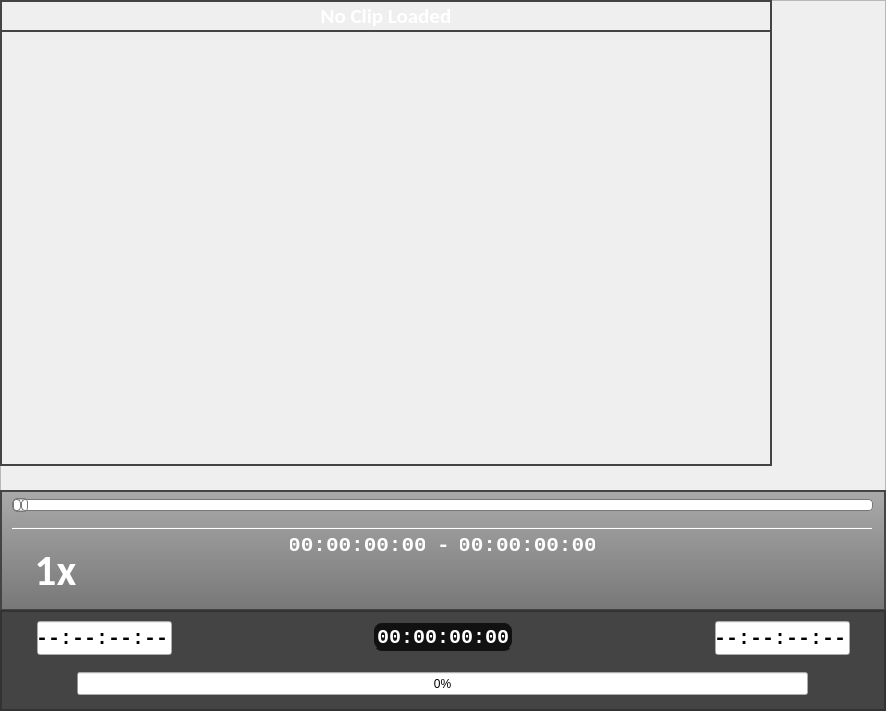
<?xml version="1.0" encoding="UTF-8"?>
<ui version="4.0">
 <class>TrimmerGUI</class>
 <widget class="QFrame" name="TrimmerGUI">
  <property name="geometry">
   <rect>
    <x>0</x>
    <y>0</y>
    <width>886</width>
    <height>711</height>
   </rect>
  </property>
  <property name="windowTitle">
   <string>TrimmerGUI</string>
  </property>
  <property name="styleSheet">
   <string notr="true">QLabel
{
	color: white;
	border-top: 2px solid #444;
	border-left: 2px solid #444;
	border-right: 2px solid #444;
}

QFrame#videoFrame
{
	border-width: 2px;
	border-radius: 0px;
	background: none;
	border-style: solid;
}</string>
  </property>
  <property name="frameShape">
   <enum>QFrame::StyledPanel</enum>
  </property>
  <property name="frameShadow">
   <enum>QFrame::Raised</enum>
  </property>
  <widget class="QFrame" name="videoFrame">
   <property name="geometry">
    <rect>
     <x>0</x>
     <y>30</y>
     <width>772</width>
     <height>436</height>
    </rect>
   </property>
   <property name="styleSheet">
    <string notr="true">QFrame
{
	border: 2px solid #444;
}</string>
   </property>
   <property name="frameShape">
    <enum>QFrame::StyledPanel</enum>
   </property>
   <property name="frameShadow">
    <enum>QFrame::Raised</enum>
   </property>
   <widget class="PreviewerRGB" name="preview" native="true">
    <property name="geometry">
     <rect>
      <x>2</x>
      <y>2</y>
      <width>768</width>
      <height>432</height>
     </rect>
    </property>
   </widget>
  </widget>
  <widget class="QLabel" name="labelClipName">
   <property name="geometry">
    <rect>
     <x>0</x>
     <y>0</y>
     <width>772</width>
     <height>30</height>
    </rect>
   </property>
   <property name="font">
    <font>
     <family>Calibri</family>
     <pointsize>16</pointsize>
     <weight>75</weight>
     <bold>true</bold>
    </font>
   </property>
   <property name="text">
    <string>No Clip Loaded</string>
   </property>
   <property name="alignment">
    <set>Qt::AlignCenter</set>
   </property>
  </widget>
  <widget class="QFrame" name="framePlayControls">
   <property name="geometry">
    <rect>
     <x>0</x>
     <y>490</y>
     <width>886</width>
     <height>121</height>
    </rect>
   </property>
   <property name="styleSheet">
    <string notr="true">QFrame#framePlayControls
{
	background: qlineargradient(x1: 0, y1: 0, x2: 0, y2: 1, stop: 0 #AAA, stop: 1 #777);
	border: 2px solid #444;
}

QLabel
{
	color: white;
	border: none;
	background:none;
}</string>
   </property>
   <property name="frameShape">
    <enum>QFrame::StyledPanel</enum>
   </property>
   <property name="frameShadow">
    <enum>QFrame::Raised</enum>
   </property>
   <widget class="QSlider" name="sliderSeek">
    <property name="geometry">
     <rect>
      <x>12</x>
      <y>0</y>
      <width>861</width>
      <height>30</height>
     </rect>
    </property>
    <property name="styleSheet">
     <string notr="true">QSlider::groove:horizontal {
border: 1px solid #bbb;
background: white;
height: 10px;
border-radius: 4px;
}

QSlider::sub-page:horizontal {
background: qlineargradient(x1: 0, y1: 0,    x2: 0, y2: 1,
    stop: 0 #66e, stop: 1 #bbf);
background: qlineargradient(x1: 0, y1: 0.2, x2: 1, y2: 1,
    stop: 0 #bbf, stop: 1 #55f);
border: 1px solid #777;
height: 10px;
border-radius: 4px;
}

QSlider::add-page:horizontal {
background: #fff;
border: 1px solid #777;
height: 10px;
border-radius: 4px;
}

QSlider::handle:horizontal {
background: qlineargradient(x1:0, y1:0, x2:1, y2:1,
    stop:0 #eee, stop:1 #ccc);
border: 1px solid #777;
width: 13px;
margin-top: -2px;
margin-bottom: -2px;
border-radius: 4px;
}

QSlider::handle:horizontal:hover {
background: qlineargradient(x1:0, y1:0, x2:1, y2:1,
    stop:0 #fff, stop:1 #ddd);
border: 1px solid #444;
border-radius: 4px;
}

QSlider::sub-page:horizontal:disabled {
background: #bbb;
border-color: #999;
}

QSlider::add-page:horizontal:disabled {
background: #eee;
border-color: #999;
}

QSlider::handle:horizontal:disabled {
background: #eee;
border: 1px solid #aaa;
border-radius: 4px;
}</string>
    </property>
    <property name="maximum">
     <number>100</number>
    </property>
    <property name="orientation">
     <enum>Qt::Horizontal</enum>
    </property>
   </widget>
   <widget class="QPushButton" name="pushButtonNextFrame">
    <property name="geometry">
     <rect>
      <x>473</x>
      <y>70</y>
      <width>41</width>
      <height>41</height>
     </rect>
    </property>
    <property name="font">
     <font>
      <pointsize>25</pointsize>
     </font>
    </property>
    <property name="styleSheet">
     <string notr="true">QPushButton
{
	border: none;
	background: url(:/images/buttons/nextframe.png);
}

QPushButton:pressed
{
	background: url(:/images/buttons/nextframe_pressed.png);
}</string>
    </property>
    <property name="text">
     <string/>
    </property>
   </widget>
   <widget class="QPushButton" name="pushButtonPreviousFrame">
    <property name="geometry">
     <rect>
      <x>373</x>
      <y>70</y>
      <width>41</width>
      <height>41</height>
     </rect>
    </property>
    <property name="font">
     <font>
      <pointsize>25</pointsize>
     </font>
    </property>
    <property name="styleSheet">
     <string notr="true">QPushButton
{
	border: none;
	background: url(:/images/buttons/previousframe.png);
}

QPushButton:pressed
{
	background: url(:/images/buttons/previousframe_pressed.png);
}</string>
    </property>
    <property name="text">
     <string/>
    </property>
   </widget>
   <widget class="QPushButton" name="pushButtonForward">
    <property name="geometry">
     <rect>
      <x>523</x>
      <y>70</y>
      <width>41</width>
      <height>41</height>
     </rect>
    </property>
    <property name="font">
     <font>
      <pointsize>25</pointsize>
     </font>
    </property>
    <property name="styleSheet">
     <string notr="true">QPushButton
{
	border: none;
	background: url(:/images/buttons/forward.png);
}

QPushButton:pressed
{
	background: url(:/images/buttons/forward_pressed.png);
}</string>
    </property>
    <property name="text">
     <string/>
    </property>
   </widget>
   <widget class="QPushButton" name="pushButtonReverse">
    <property name="geometry">
     <rect>
      <x>323</x>
      <y>70</y>
      <width>41</width>
      <height>41</height>
     </rect>
    </property>
    <property name="font">
     <font>
      <pointsize>25</pointsize>
     </font>
    </property>
    <property name="styleSheet">
     <string notr="true">QPushButton
{
	border: none;
	background: url(:/images/buttons/reverse.png);
}

QPushButton:pressed
{
	background: url(:/images/buttons/reverse_pressed.png);
}</string>
    </property>
    <property name="text">
     <string/>
    </property>
   </widget>
   <widget class="QPushButton" name="pushButtonPlayPause">
    <property name="geometry">
     <rect>
      <x>423</x>
      <y>70</y>
      <width>41</width>
      <height>41</height>
     </rect>
    </property>
    <property name="font">
     <font>
      <pointsize>25</pointsize>
     </font>
    </property>
    <property name="styleSheet">
     <string notr="true">QPushButton
{
	border: none;
	background: url(:/images/buttons/play.png);
}

QPushButton:pressed
{
	background: url(:/images/buttons/play_pressed.png);
}</string>
    </property>
    <property name="text">
     <string/>
    </property>
   </widget>
   <widget class="QLabel" name="labelSpeed">
    <property name="geometry">
     <rect>
      <x>10</x>
      <y>60</y>
      <width>91</width>
      <height>41</height>
     </rect>
    </property>
    <property name="font">
     <font>
      <family>Calibri</family>
      <pointsize>32</pointsize>
      <weight>75</weight>
      <bold>true</bold>
     </font>
    </property>
    <property name="text">
     <string>1x</string>
    </property>
    <property name="alignment">
     <set>Qt::AlignCenter</set>
    </property>
   </widget>
   <widget class="Line" name="line">
    <property name="geometry">
     <rect>
      <x>12</x>
      <y>30</y>
      <width>861</width>
      <height>16</height>
     </rect>
    </property>
    <property name="orientation">
     <enum>Qt::Horizontal</enum>
    </property>
   </widget>
   <widget class="QPushButton" name="pushButtonOpenFile">
    <property name="geometry">
     <rect>
      <x>825</x>
      <y>75</y>
      <width>52</width>
      <height>36</height>
     </rect>
    </property>
    <property name="font">
     <font>
      <pointsize>25</pointsize>
     </font>
    </property>
    <property name="styleSheet">
     <string notr="true">QPushButton
{
	border: none;
	background: url(:/images/buttons/open_file.png);
}

QPushButton:pressed
{
	background: url(:/images/buttons/open_file_pressed.png);
}</string>
    </property>
    <property name="text">
     <string/>
    </property>
   </widget>
   <widget class="QLabel" name="labelClipDuration">
    <property name="geometry">
     <rect>
      <x>460</x>
      <y>40</y>
      <width>135</width>
      <height>30</height>
     </rect>
    </property>
    <property name="font">
     <font>
      <family>Consolas</family>
      <pointsize>16</pointsize>
      <weight>75</weight>
      <bold>true</bold>
     </font>
    </property>
    <property name="text">
     <string>00:00:00:00</string>
    </property>
    <property name="alignment">
     <set>Qt::AlignCenter</set>
    </property>
   </widget>
   <widget class="QLabel" name="labelClipTimecode">
    <property name="geometry">
     <rect>
      <x>290</x>
      <y>40</y>
      <width>135</width>
      <height>30</height>
     </rect>
    </property>
    <property name="font">
     <font>
      <family>Consolas</family>
      <pointsize>16</pointsize>
      <weight>75</weight>
      <bold>true</bold>
     </font>
    </property>
    <property name="text">
     <string>00:00:00:00</string>
    </property>
    <property name="alignment">
     <set>Qt::AlignCenter</set>
    </property>
   </widget>
   <widget class="QLabel" name="labelDash">
    <property name="geometry">
     <rect>
      <x>376</x>
      <y>40</y>
      <width>135</width>
      <height>30</height>
     </rect>
    </property>
    <property name="font">
     <font>
      <family>Consolas</family>
      <pointsize>16</pointsize>
      <weight>75</weight>
      <bold>true</bold>
     </font>
    </property>
    <property name="text">
     <string>-</string>
    </property>
    <property name="alignment">
     <set>Qt::AlignCenter</set>
    </property>
   </widget>
   <widget class="QPushButton" name="pushButtonAspectRatio">
    <property name="geometry">
     <rect>
      <x>760</x>
      <y>75</y>
      <width>52</width>
      <height>36</height>
     </rect>
    </property>
    <property name="font">
     <font>
      <pointsize>25</pointsize>
     </font>
    </property>
    <property name="styleSheet">
     <string notr="true">QPushButton
{
	border: none;
	background: url(:/images/buttons/4x3.png);
}

QPushButton:pressed
{
	background: url(:/images/buttons/4x3_pressed.png);
}</string>
    </property>
    <property name="text">
     <string/>
    </property>
   </widget>
  </widget>
  <widget class="QFrame" name="frameTrimControls">
   <property name="geometry">
    <rect>
     <x>0</x>
     <y>610</y>
     <width>886</width>
     <height>101</height>
    </rect>
   </property>
   <property name="styleSheet">
    <string notr="true">QFrame#frameTrimControls
{
	background: #444;
	border: 2px solid #333;
}

QLabel
{
	border-radius: 10px;
	background: #111;
}</string>
   </property>
   <property name="frameShape">
    <enum>QFrame::StyledPanel</enum>
   </property>
   <property name="frameShadow">
    <enum>QFrame::Raised</enum>
   </property>
   <widget class="QPushButton" name="pushButtonGoToOut">
    <property name="geometry">
     <rect>
      <x>825</x>
      <y>55</y>
      <width>52</width>
      <height>36</height>
     </rect>
    </property>
    <property name="font">
     <font>
      <pointsize>25</pointsize>
     </font>
    </property>
    <property name="styleSheet">
     <string notr="true">QPushButton
{
	border: none;
	background: url(:/images/buttons/gotoout.png);
}

QPushButton:pressed
{
	background: url(:/images/buttons/gotoout_pressed.png);
}</string>
    </property>
    <property name="text">
     <string/>
    </property>
   </widget>
   <widget class="QPushButton" name="pushButtonMarkOut">
    <property name="geometry">
     <rect>
      <x>850</x>
      <y>10</y>
      <width>27</width>
      <height>36</height>
     </rect>
    </property>
    <property name="font">
     <font>
      <pointsize>25</pointsize>
     </font>
    </property>
    <property name="styleSheet">
     <string notr="true">QPushButton
{
	border: none;
	background: url(:/images/buttons/markout.png);
}

QPushButton:pressed
{
	background: url(:/images/buttons/markout_pressed.png);
}</string>
    </property>
    <property name="text">
     <string/>
    </property>
   </widget>
   <widget class="QPushButton" name="pushButtonMarkIn">
    <property name="geometry">
     <rect>
      <x>10</x>
      <y>10</y>
      <width>27</width>
      <height>36</height>
     </rect>
    </property>
    <property name="font">
     <font>
      <pointsize>25</pointsize>
     </font>
    </property>
    <property name="styleSheet">
     <string notr="true">QPushButton
{
	border: none;
	background: url(:/images/buttons/markin.png);
}

QPushButton:pressed
{
	background: url(:/images/buttons/markin_pressed.png);
}</string>
    </property>
    <property name="text">
     <string/>
    </property>
   </widget>
   <widget class="QPushButton" name="pushButtonGoToIn">
    <property name="geometry">
     <rect>
      <x>10</x>
      <y>55</y>
      <width>52</width>
      <height>36</height>
     </rect>
    </property>
    <property name="font">
     <font>
      <pointsize>25</pointsize>
     </font>
    </property>
    <property name="toolTip">
     <string>Goto In</string>
    </property>
    <property name="styleSheet">
     <string notr="true">QPushButton
{
	border: none;
	background: url(:/images/buttons/gotoin.png);
}

QPushButton:pressed
{
	background: url(:/images/buttons/gotoin_pressed.png);
}</string>
    </property>
    <property name="text">
     <string/>
    </property>
   </widget>
   <widget class="QLabel" name="labelTrimDuration">
    <property name="geometry">
     <rect>
      <x>372</x>
      <y>11</y>
      <width>142</width>
      <height>30</height>
     </rect>
    </property>
    <property name="font">
     <font>
      <family>Consolas</family>
      <pointsize>15</pointsize>
      <weight>75</weight>
      <bold>true</bold>
     </font>
    </property>
    <property name="text">
     <string>00:00:00:00</string>
    </property>
    <property name="alignment">
     <set>Qt::AlignCenter</set>
    </property>
   </widget>
   <widget class="QLineEdit" name="lineEditClipOut">
    <property name="geometry">
     <rect>
      <x>715</x>
      <y>11</y>
      <width>135</width>
      <height>34</height>
     </rect>
    </property>
    <property name="font">
     <font>
      <family>Consolas</family>
      <pointsize>15</pointsize>
      <weight>75</weight>
      <bold>true</bold>
     </font>
    </property>
    <property name="text">
     <string>--:--:--:--</string>
    </property>
    <property name="alignment">
     <set>Qt::AlignCenter</set>
    </property>
    <property name="readOnly">
     <bool>true</bool>
    </property>
   </widget>
   <widget class="QLineEdit" name="lineEditClipIn">
    <property name="geometry">
     <rect>
      <x>37</x>
      <y>11</y>
      <width>135</width>
      <height>34</height>
     </rect>
    </property>
    <property name="font">
     <font>
      <family>Consolas</family>
      <pointsize>15</pointsize>
      <weight>75</weight>
      <bold>true</bold>
     </font>
    </property>
    <property name="text">
     <string>--:--:--:--</string>
    </property>
    <property name="alignment">
     <set>Qt::AlignCenter</set>
    </property>
    <property name="readOnly">
     <bool>true</bool>
    </property>
   </widget>
   <widget class="QPushButton" name="pushButtonMarkClip">
    <property name="geometry">
     <rect>
      <x>255</x>
      <y>10</y>
      <width>52</width>
      <height>36</height>
     </rect>
    </property>
    <property name="font">
     <font>
      <pointsize>25</pointsize>
     </font>
    </property>
    <property name="styleSheet">
     <string notr="true">QPushButton
{
	border: none;
	background: url(:/images/buttons/markclip.png);
}

QPushButton:pressed
{
	background: url(:/images/buttons/markclip_pressed.png);
}</string>
    </property>
    <property name="text">
     <string/>
    </property>
   </widget>
   <widget class="QPushButton" name="pushButtonClearMarks">
    <property name="geometry">
     <rect>
      <x>315</x>
      <y>10</y>
      <width>52</width>
      <height>36</height>
     </rect>
    </property>
    <property name="font">
     <font>
      <pointsize>25</pointsize>
     </font>
    </property>
    <property name="styleSheet">
     <string notr="true">QPushButton
{
	border: none;
	background: url(:/images/buttons/clearmarks.png);
}

QPushButton:pressed
{
	background: url(:/images/buttons/clearmarks_pressed.png);
}</string>
    </property>
    <property name="text">
     <string/>
    </property>
   </widget>
   <widget class="QPushButton" name="pushButtonExtract">
    <property name="geometry">
     <rect>
      <x>520</x>
      <y>10</y>
      <width>52</width>
      <height>36</height>
     </rect>
    </property>
    <property name="font">
     <font>
      <pointsize>25</pointsize>
     </font>
    </property>
    <property name="styleSheet">
     <string notr="true">QPushButton
{
	border: none;
	background: url(:/images/buttons/extract.png);
}

QPushButton:pressed
{
	background: url(:/images/buttons/extract_pressed.png);
}</string>
    </property>
    <property name="text">
     <string/>
    </property>
   </widget>
   <widget class="QProgressBar" name="progressBar">
    <property name="geometry">
     <rect>
      <x>77</x>
      <y>62</y>
      <width>731</width>
      <height>23</height>
     </rect>
    </property>
    <property name="value">
     <number>0</number>
    </property>
    <property name="alignment">
     <set>Qt::AlignCenter</set>
    </property>
    <property name="textVisible">
     <bool>true</bool>
    </property>
    <property name="format">
     <string>%p%</string>
    </property>
   </widget>
  </widget>
  <widget class="QVUMeter" name="audioMeter" native="true">
   <property name="geometry">
    <rect>
     <x>780</x>
     <y>30</y>
     <width>101</width>
     <height>431</height>
    </rect>
   </property>
  </widget>
 </widget>
 <customwidgets>
  <customwidget>
   <class>PreviewerRGB</class>
   <extends>QWidget</extends>
   <header>previewerrgb.h</header>
   <container>1</container>
  </customwidget>
  <customwidget>
   <class>QVUMeter</class>
   <extends>QWidget</extends>
   <header>qvumeter.h</header>
   <container>1</container>
  </customwidget>
 </customwidgets>
 <resources/>
 <connections/>
</ui>
